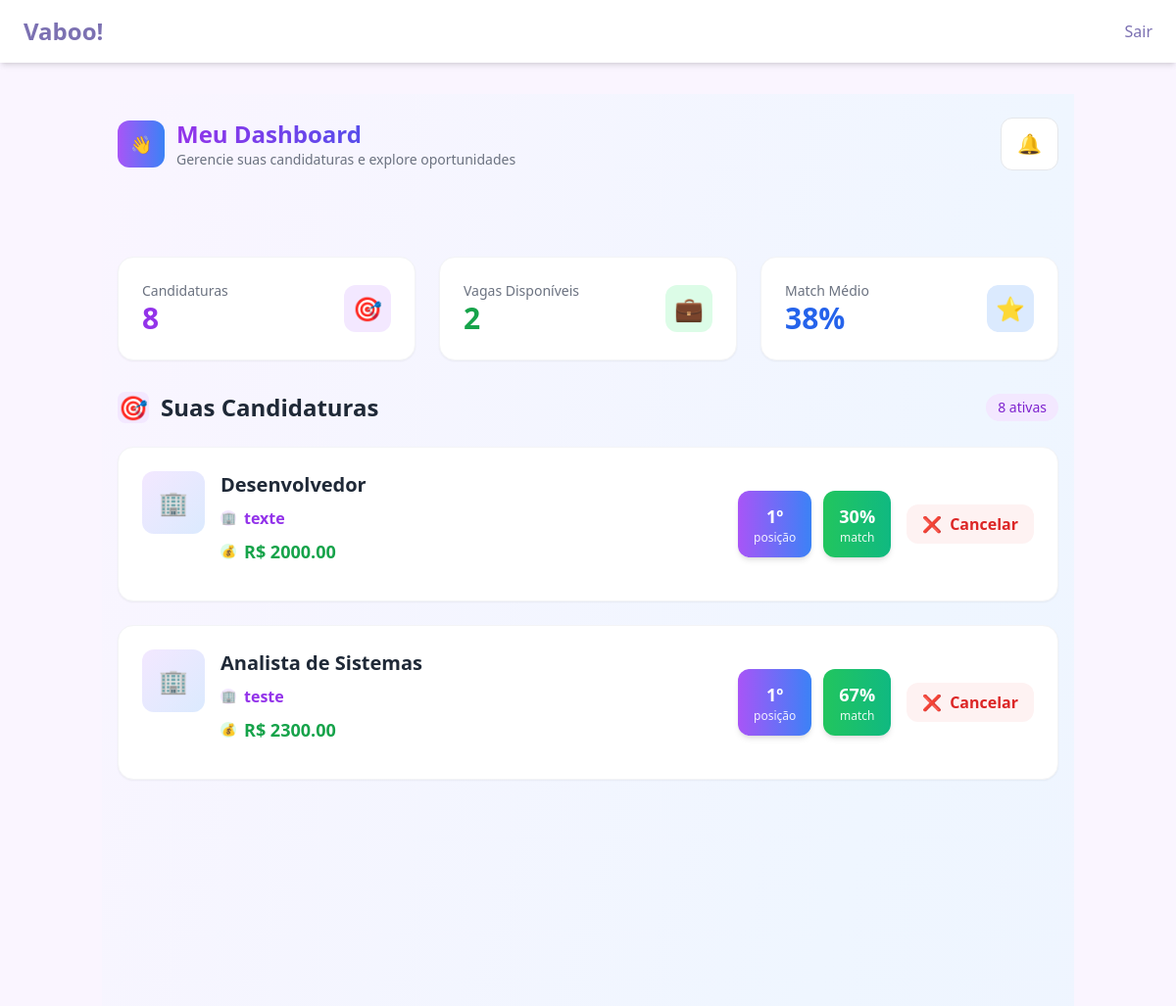
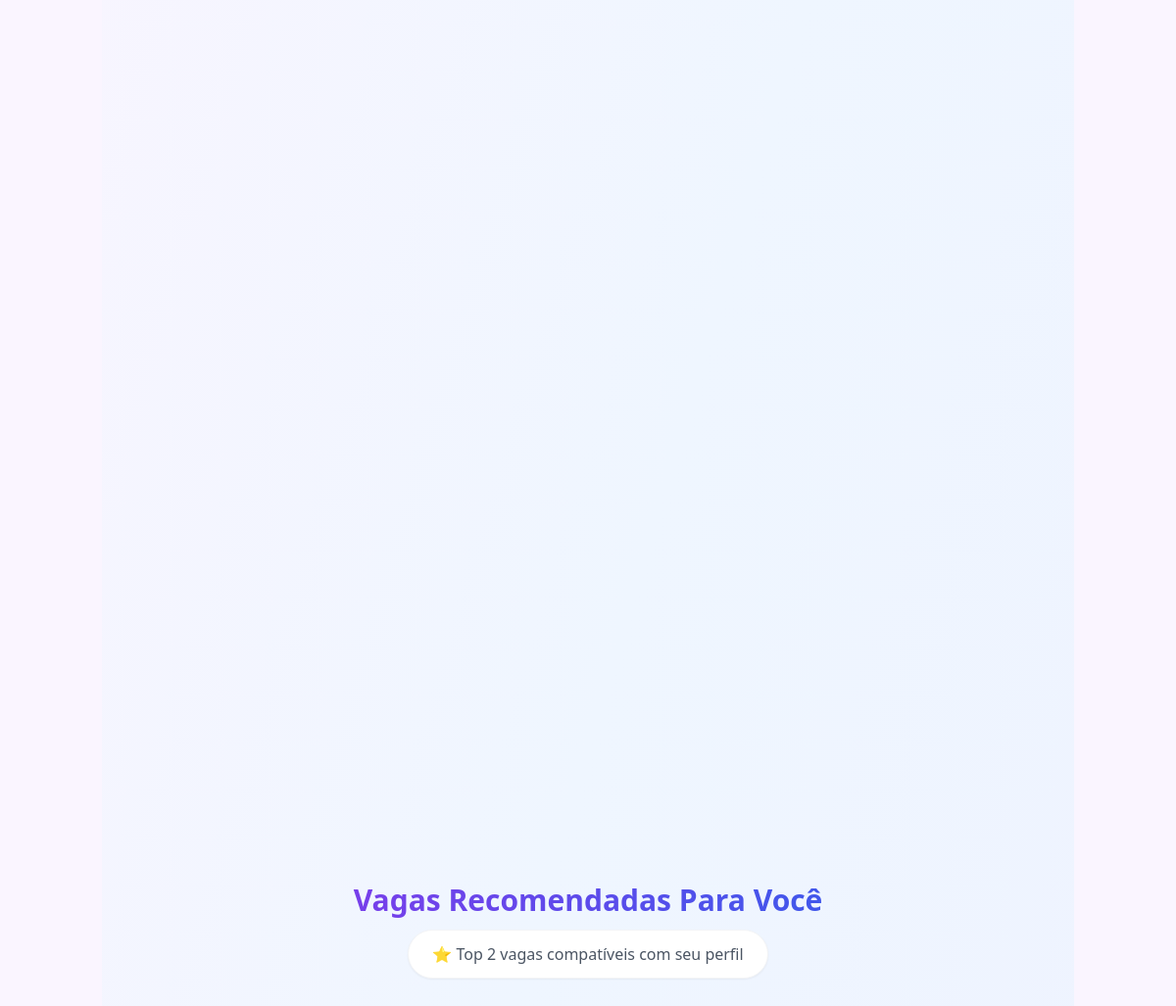
The page /dashboard_candidato (signed in) on the database its author committed (2 pictures, top to bottom).
### tables this page shows
CREATE TABLE candidaturas (
            id INTEGER PRIMARY KEY AUTOINCREMENT,
            candidato_id INTEGER NOT NULL,
            vaga_id INTEGER NOT NULL,
            score REAL NOT NULL,
            posicao INTEGER,
            data_candidatura DATETIME DEFAULT CURRENT_TIMESTAMP,
            FOREIGN KEY (candidato_id) REFERENCES candidatos (id),
            FOREIGN KEY (vaga_id) REFERENCES vagas (id)
        );

CREATE TABLE vagas (
            id INTEGER PRIMARY KEY AUTOINCREMENT,
            empresa_id INTEGER NOT NULL,
            titulo TEXT NOT NULL,
            descricao TEXT NOT NULL,
            requisitos TEXT NOT NULL,
            salario_oferecido REAL NOT NULL,
            data_criacao DATETIME DEFAULT CURRENT_TIMESTAMP, tipo_vaga TEXT DEFAULT "Presencial", endereco_vaga TEXT, status TEXT DEFAULT "Ativa", candidato_selecionado_id INTEGER, diferenciais TEXT,
            FOREIGN KEY (empresa_id) REFERENCES empresas (id)
        );

CREATE TABLE empresas (
            id INTEGER PRIMARY KEY AUTOINCREMENT,
            cnpj TEXT UNIQUE NOT NULL,
            nome TEXT NOT NULL,
            email TEXT NOT NULL,
            senha_hash TEXT NOT NULL
        );

### app.py (the view)
@app.route('/dashboard_candidato')
def dashboard_candidato():
    if 'candidato_id' not in session:
        return redirect(url_for('login_candidato'))
    conn = sqlite3.connect('recrutamento.db')
    cursor = conn.cursor()
    cursor.execute('SELECT texto_curriculo FROM candidatos WHERE id = ?',
                   (session['candidato_id'], ))
    candidato = cursor.fetchone()
    if not candidato or not candidato[0]:
        conn.close()
        return redirect(url_for('upload_curriculo'))
    cursor.execute(
        '''SELECT v.id, v.titulo, e.nome as empresa_nome, v.salario_oferecido, ca.score, ca.posicao
           FROM candidaturas ca
           JOIN vagas v ON ca.vaga_id = v.id
           JOIN empresas e ON v.empresa_id = e.id
           WHERE ca.candidato_id = ?
           ORDER BY ca.posicao ASC''', (session['candidato_id'], ))
    vagas_candidatadas_raw = cursor.fetchall()
    vagas_candidatadas = []
    for vaga in vagas_candidatadas_raw:
        vaga_processada = (
            int(vaga[0]),  # id
            vaga[1],  # titulo
            vaga[2],  # empresa_nome
            float(vaga[3]) if vaga[3] else 0.0,  # salario_oferecido
            float(vaga[4]) if vaga[4] else 0.0,  # score
            int(vaga[5]) if vaga[5] else 0  # posicao
        )
        vagas_candidatadas.append(vaga_processada)
    cursor.execute(
        '''SELECT v.id, v.titulo, v.descricao, v.requisitos, v.salario_oferecido, e.nome as empresa_nome, v.diferenciais, v.tipo_vaga, v.endereco_vaga
           FROM vagas v
           JOIN empresas e ON v.empresa_id = e.id
           WHERE v.id NOT IN (
               SELECT vaga_id FROM candidaturas WHERE candidato_id = ?
           ) AND (v.status = 'Ativa' OR v.status IS NULL)''',
        (session['candidato_id'], ))
    vagas_disponiveis = cursor.fetchall()
    cursor.execute(
        'SELECT pretensao_salarial, texto_curriculo, endereco_completo FROM candidatos WHERE id = ?',
        (session['candidato_id'], ))
    candidato_info = cursor.fetchone()
    conn.close()
    avaliador = criar_avaliador(MODO_IA)
    vagas_com_score = []
    for vaga in vagas_disponiveis:
        score = avaliador.calcular_score(
            candidato_info[1], vaga[3], candidato_info[0], vaga[4],
            vaga[6] if vaga[6] else '',
            candidato_info[2] if len(candidato_info) > 2 else None, vaga[8],
            vaga[7])
        vaga_processada = (
            int(vaga[0]),  # id
            vaga[1],  # titulo
            vaga[2],  # descricao
            vaga[3],  # requisitos
            float(vaga[4]) if vaga[4] else 0.0,  # salario_oferecido
            vaga[5],  # empresa_nome
            vaga[6] if vaga[6] else '',  # diferenciais
            vaga[7] if vaga[7] else 'Presencial',  # tipo_vaga
            vaga[8] if vaga[8] else '',  # endereco_vaga
            float(score)  # score calculado
        )
        vagas_com_score.append(vaga_processada)
    vagas_com_score.sort(key=lambda x: x[9],
                         reverse=True)  # Ordenar pelo score (índice 9)
    top_vagas = vagas_com_score[:TOP_JOBS]
    return render_template('dashboard_candidato.html',
                           vagas_recomendadas=top_vagas,
                           vagas_candidatadas=vagas_candidatadas)

### avaliador/__init__.py (called while the page is built)
def criar_avaliador(modo_ia):
    if modo_ia == 'huggingface':
        return AvaliadorHuggingFace()
    else:
        return AvaliadorLocal()

### avaliador/avaliador_local.py (called while the page is built)
    def _extrair_palavras_chave(self, texto):
        import re
        palavras = re.findall(r'\b\w+\b', texto.lower())
        stopwords = {'a', 'o', 'e', 'de', 'da', 'do', 'em', 'um', 'uma', 'para', 'com', 'por', 'que', 'na', 'no'}
        palavras_filtradas = [p for p in palavras if len(p) > 2 and p not in stopwords]
        return palavras_filtradas

### templates/dashboard_candidato.html (shortened to what this page needs)
{% extends "base.html" %}
{% block content %}
<div class="min-h-screen bg-gradient-to-br from-purple-50 via-blue-50 to-indigo-50">
    <div class="max-w-7xl mx-auto px-4 py-6">
        <div class="flex justify-between items-center mb-8">
            <div class="flex items-center space-x-3">
                <div class="w-12 h-12 bg-gradient-to-r from-purple-500 to-blue-500 rounded-xl flex items-center justify-center">
                    <span class="text-white font-bold text-lg">👋</span>
                </div>
                <div>
                    <h1 class="text-2xl font-bold bg-gradient-to-r from-purple-600 to-blue-600 bg-clip-text text-transparent">
                    </h1>
                    <p class="text-gray-500 text-sm">Gerencie suas candidaturas e explore oportunidades</p>
                </div>
            </div>
            <div class="flex gap-3">
                <div class="relative">
                    <button id="btnNotificacoes"
                            onclick="toggleNotificacoes()"
                            class="group bg-white hover:bg-gray-50 text-gray-700 px-4 py-3 rounded-xl font-semibold transition-all duration-300 hover:shadow-lg flex items-center gap-2 border border-gray-200"
                            aria-label="Ver notificações"
                            aria-expanded="false">
                        <span class="text-xl">🔔</span>
                    </button>
                </div>
            </div>
        </div>
    </div>
    <div class="max-w-7xl mx-auto px-4 py-8">
        <div class="grid grid-cols-1 md:grid-cols-3 gap-6 mb-8">
            <div class="bg-white rounded-2xl p-6 shadow-sm border border-gray-100 hover:shadow-md transition-all duration-300 hover:border-purple-200">
                <div class="flex items-center justify-between">
                    <div>
                        <p class="text-gray-500 text-sm font-medium">Candidaturas</p>
                        <p class="text-3xl font-bold text-purple-600">{{ vagas_candidatadas|length if vagas_candidatadas else 0 }}</p>
                    </div>
                    <div class="w-12 h-12 bg-purple-100 rounded-xl flex items-center justify-center">
                        <span class="text-2xl">🎯</span>
                    </div>
                </div>
            </div>
            <div class="bg-white rounded-2xl p-6 shadow-sm border border-gray-100 hover:shadow-md transition-all duration-300 hover:border-green-200">
                <div class="flex items-center justify-between">
                    <div>
                        <p class="text-gray-500 text-sm font-medium">Vagas Disponíveis</p>
                        <p class="text-3xl font-bold text-green-600">{{ vagas_recomendadas|length if vagas_recomendadas else 0 }}</p>
                    </div>
                    <div class="w-12 h-12 bg-green-100 rounded-xl flex items-center justify-center">
                        <span class="text-2xl">💼</span>
                    </div>
                </div>
            </div>
            <div class="bg-white rounded-2xl p-6 shadow-sm border border-gray-100 hover:shadow-md transition-all duration-300 hover:border-blue-200">
                <div class="flex items-center justify-between">
                    <div>
                        <p class="text-gray-500 text-sm font-medium">Match Médio</p>
                        <p class="text-3xl font-bold text-blue-600">
                            {% if vagas_candidatadas %}
                                {{ "%.0f"|format(vagas_candidatadas|map(attribute=4)|sum / vagas_candidatadas|length) }}%
                            {% else %}
                                0%
                            {% endif %}
                        </p>
                    </div>
                    <div class="w-12 h-12 bg-blue-100 rounded-xl flex items-center justify-center">
                        <span class="text-2xl">⭐</span>
                    </div>
                </div>
            </div>
        </div>
        {% if vagas_candidatadas %}
        <div class="mb-10">
            <div class="flex items-center justify-between mb-6">
                <h2 class="text-2xl font-bold text-gray-800 flex items-center gap-3">
                    <span class="w-8 h-8 bg-purple-100 rounded-lg flex items-center justify-center">🎯</span>
                    Suas Candidaturas
                </h2>
                <span class="bg-purple-100 text-purple-700 px-3 py-1 rounded-full text-sm font-medium">
                    {{ vagas_candidatadas|length }} ativa{{ 's' if vagas_candidaturas|length != 1 else '' }}
                </span>
            </div>
            <div class="grid gap-6">
                {% for vaga in vagas_candidatadas %}
                <div class="group bg-white rounded-2xl p-6 shadow-sm border border-gray-100 hover:shadow-xl hover:border-purple-200 transition-all duration-300 transform hover:-translate-y-1">
                    <div class="flex flex-col lg:flex-row lg:items-center justify-between gap-4">
                        <div class="flex-1">
                            <div class="flex items-start gap-4">
                                <div class="w-16 h-16 bg-gradient-to-br from-purple-100 to-blue-100 rounded-xl flex items-center justify-center flex-shrink-0">
                                    <span class="text-2xl">🏢</span>
                                </div>
                                <div class="flex-1">
                                    <a href="{{ url_for('detalhes_vaga', vaga_id=vaga[0]) }}" class="block">
                                        <h3 class="text-xl font-bold text-gray-800 mb-2 group-hover:text-purple-600 transition-colors">
                                            {{ vaga[1] }}
                                        </h3>
                                    </a>
                                    <p class="text-purple-600 font-semibold mb-2 flex items-center gap-2">
                                        <span class="w-4 h-4 bg-purple-100 rounded-full flex items-center justify-center text-xs">🏢</span>
                                        {{ vaga[2] }}
                                    </p>
                                    <p class="text-lg font-bold text-green-600 mb-3 flex items-center gap-2">
                                        <span class="w-4 h-4 bg-green-100 rounded-full flex items-center justify-center text-xs">💰</span>
                                        R$ {{ "%.2f"|format(vaga[3]) }}
                                    </p>
                                </div>
                            </div>
                        </div>
                        <div class="flex flex-col lg:flex-row items-start lg:items-center gap-4">
                            <div class="flex gap-3">
                                <div class="text-center bg-gradient-to-r from-purple-500 to-blue-500 text-white px-4 py-3 rounded-xl shadow-md">
                                    <div class="text-lg font-bold">{{ vaga[5] }}º</div>
                                    <div class="text-xs opacity-90">posição</div>
                                </div>
                                <div class="text-center bg-gradient-to-r from-green-500 to-emerald-500 text-white px-4 py-3 rounded-xl shadow-md">
                                    <div class="text-lg font-bold">{{ "%.0f"|format(vaga[4]) }}%</div>
                                    <div class="text-xs opacity-90">match</div>
                                </div>
                            </div>
                            <button
                                onclick="cancelarCandidatura({{ vaga[0] }})"
                                class="group/btn bg-red-50 hover:bg-red-500 text-red-600 hover:text-white px-4 py-2 rounded-xl font-semibold transition-all duration-300 transform hover:scale-105 flex items-center gap-2">
                                <span class="transition-transform group-hover/btn:rotate-90">❌</span>
                                Cancelar
                            </button>
                        </div>
                    </div>
                </div>
                {% endfor %}
            </div>
        </div>
        {% endif %}
        {% if vagas_recomendadas %}
        <div>
            <div class="text-center mb-8">
                <h2 class="text-3xl font-bold bg-gradient-to-r from-purple-600 to-blue-600 bg-clip-text text-transparent mb-3">
                </h2>
                <p class="text-gray-600 bg-white px-6 py-3 rounded-full inline-block shadow-sm border border-gray-100">
                    ⭐ Top {{ vagas_recomendadas|length }} vagas compatíveis com seu perfil
                </p>
            </div>
        </div>        {% endif %}
    </div>
</div>
{% endblock %}

### rows shown on the page
candidaturas: titulo "Desenvolvedor", nome "texte", posicao "1", score "30"
vagas: salario_oferecido "2000.00"
candidaturas: titulo "Analista de Sistemas", nome "teste", posicao "1", score "67"
vagas: salario_oferecido "2300.00"

### other values the page prints
{{ vagas_candidatadas|length if vagas_candidatadas else 0 }} "8"
{{ vagas_recomendadas|length if vagas_recomendadas else 0 }} "2"
{{ vagas_candidatadas|length }} "8"
{{ 's' if vagas_candidaturas|length != 1 else '' }} "s"
{{ vagas_recomendadas|length }} "2"
